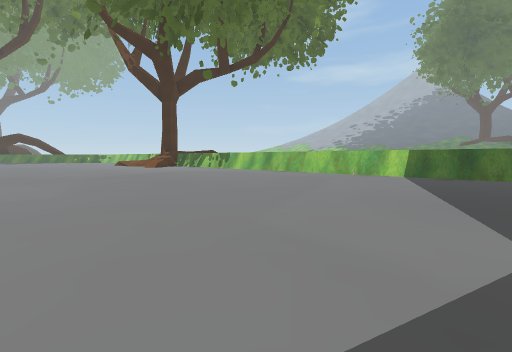
view 1 (above)

16 first-person views from a walk through a scene from a Unity 3-D project. The camera is 1.2 m above the floor, tilts 4° down and sees 85° across. The floor is counted in squares, 2 m on a side. Each view is taken from the middle of a square. On the plan, view 1 faces up. The plan holds only what a view shows up to about 9 squares ahead; the rest is blank. The place goes on beyond the plan. The player is left out.

view 2
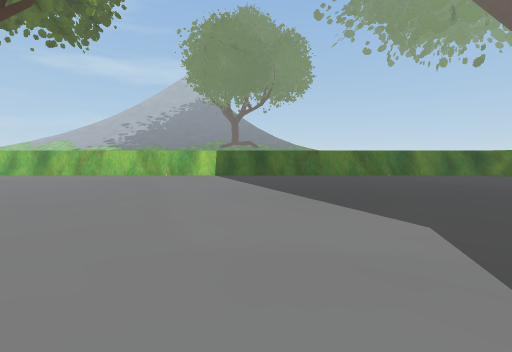

view 3
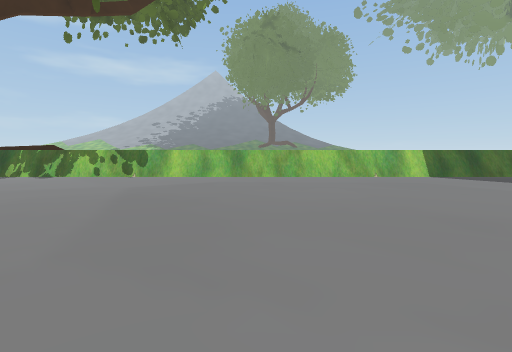

view 4
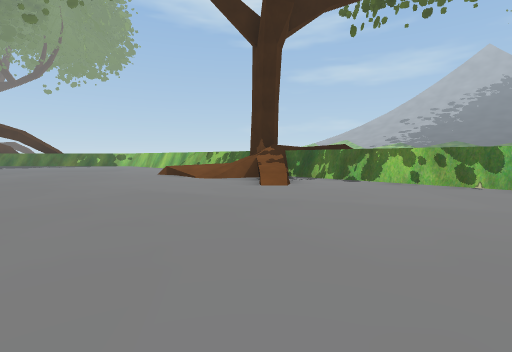

view 5
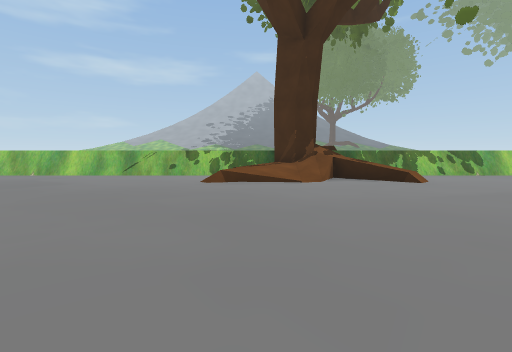

view 6
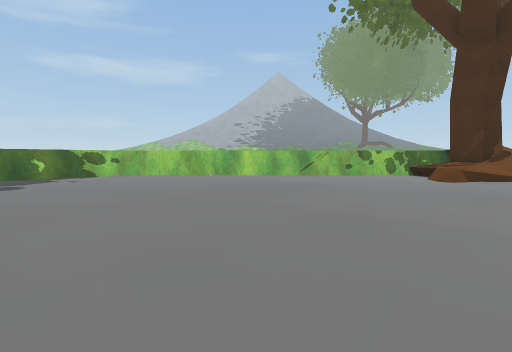

view 7
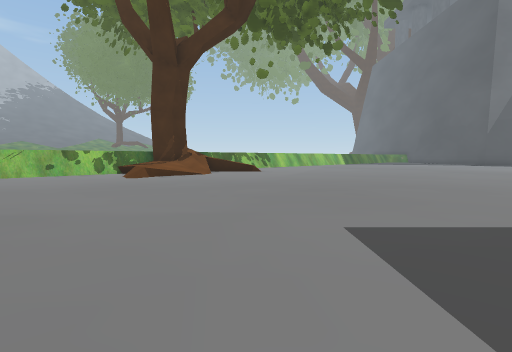

view 8
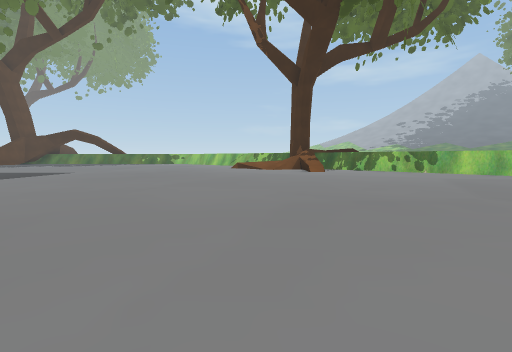

view 9
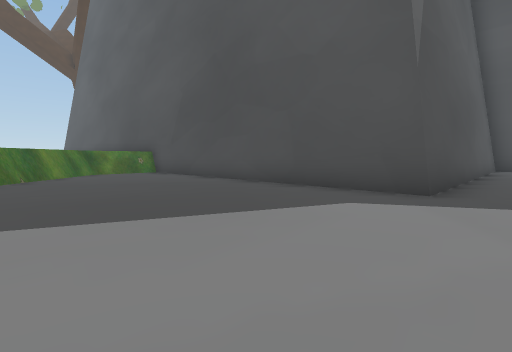

view 10
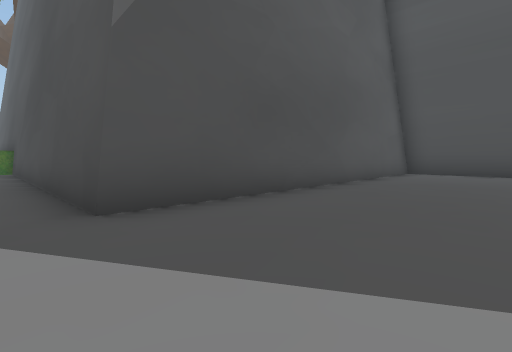

view 11
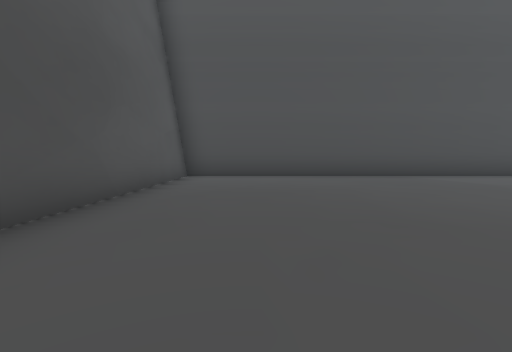

view 12
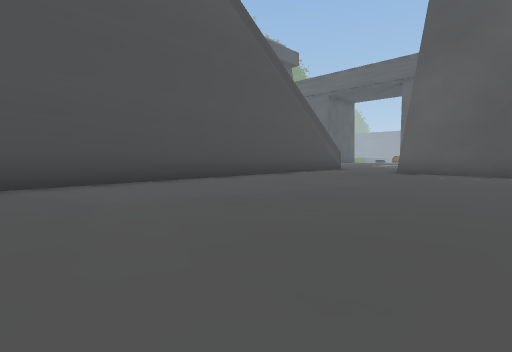

view 13
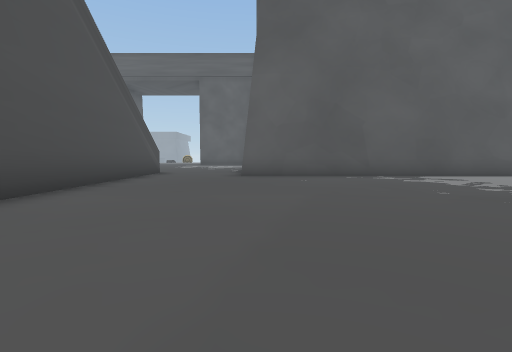

view 14
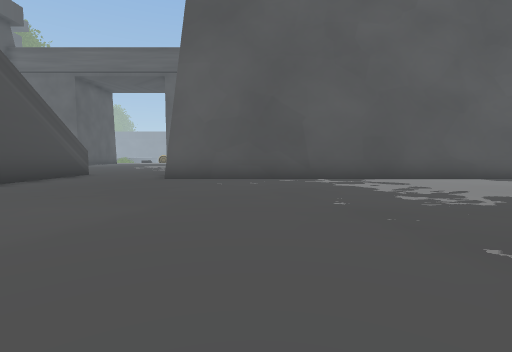

view 15
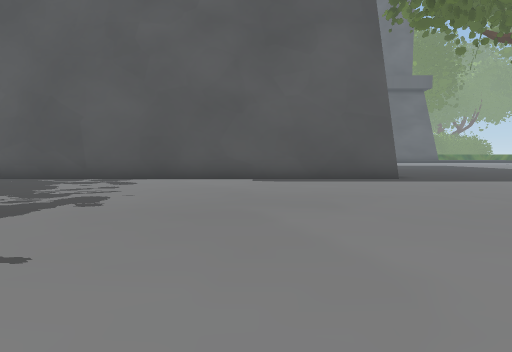

view 16
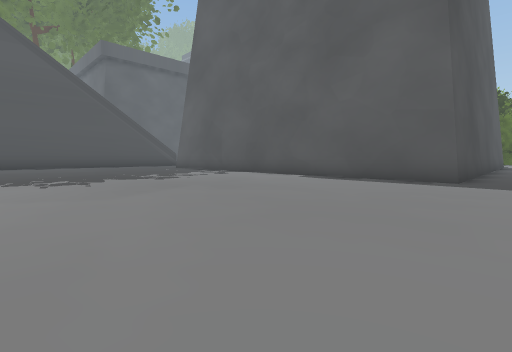

### Floor plan
Key: @ floor where view 1 was taken; # wall or solid block; . floor; / step, stairs or slope; = window, fence, low wall or low ledge.
Columns run from 17 left of view 1 to 10 right of it. Each row starts with its distance up from view 1.
 26 ////=
 25 ....==
 24 .....==
 23 ......==
 22 .......==
 21 ........==
 20 .........==#
 19 ........///#
 18 ........///##
 17 .........///==
 16  ..........=/==
 15 .........../..==
 14  ..............==
 13  ...............==
 12   ...............==
 11    ...............==
 10    ................==
  9 ..  ................==
  8 .....................==
  7 ......................==
  6 .......................==
  5 ##......... ............==
  4  #........   ............==
  3  #........    ............==
  2  #........     ............/
  1  #........     ............
  0  #........     ..@.#########
 -1  #........     ....#
 -2  #........     ....#
 -3  #........... .....#
 -4  #.................#
 -5  #.................#
 -6  #.................#
 -7 ...................#
 -8 ...................#
 -9 ...................#
-10 ####################

Positions as (right, up) in squares from view 1, and headings:
1: (0, 0), facing up
2: (-1, 1), facing up-right
3: (-5, 6), facing up-right
4: (-6, 9), facing up
5: (-13, 13), facing up-right
6: (-17, 17), facing up-right
7: (-17, 15), facing right
8: (-8, 4), facing up
9: (0, 5), facing down-right
10: (-2, 1), facing down-right
11: (-1, -1), facing down
12: (-5, -3), facing down-left
13: (-7, -6), facing left
14: (-8, -4), facing left
15: (-8, 2), facing left
16: (-8, 7), facing down-left
